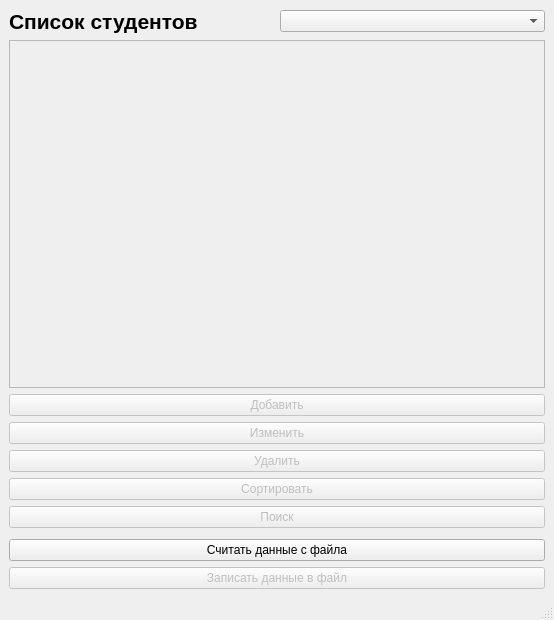
<?xml version="1.0" encoding="UTF-8"?>
<ui version="4.0">
 <class>MainWindow</class>
 <widget class="QMainWindow" name="MainWindow">
  <property name="geometry">
   <rect>
    <x>0</x>
    <y>0</y>
    <width>554</width>
    <height>620</height>
   </rect>
  </property>
  <property name="minimumSize">
   <size>
    <width>0</width>
    <height>620</height>
   </size>
  </property>
  <property name="maximumSize">
   <size>
    <width>1000000</width>
    <height>10000</height>
   </size>
  </property>
  <property name="windowTitle">
   <string>Ведомости успеваемости</string>
  </property>
  <property name="autoFillBackground">
   <bool>false</bool>
  </property>
  <widget class="QWidget" name="centralwidget">
   <layout class="QGridLayout" name="gridLayout">
    <item row="3" column="1" colspan="2">
     <layout class="QVBoxLayout" name="buttons">
      <property name="spacing">
       <number>6</number>
      </property>
      <property name="sizeConstraint">
       <enum>QLayout::SetDefaultConstraint</enum>
      </property>
      <property name="topMargin">
       <number>0</number>
      </property>
      <item>
       <widget class="QPushButton" name="addButton">
        <property name="enabled">
         <bool>false</bool>
        </property>
        <property name="text">
         <string>Добавить</string>
        </property>
        <property name="icon">
         <iconset theme="list-add"/>
        </property>
       </widget>
      </item>
      <item>
       <widget class="QPushButton" name="editButton">
        <property name="enabled">
         <bool>false</bool>
        </property>
        <property name="text">
         <string>Изменить</string>
        </property>
        <property name="icon">
         <iconset theme="accessories-text-editor"/>
        </property>
       </widget>
      </item>
      <item>
       <widget class="QPushButton" name="deleteButton">
        <property name="enabled">
         <bool>false</bool>
        </property>
        <property name="text">
         <string>Удалить</string>
        </property>
        <property name="icon">
         <iconset theme="edit-delete"/>
        </property>
       </widget>
      </item>
      <item>
       <widget class="QPushButton" name="sortButton">
        <property name="enabled">
         <bool>false</bool>
        </property>
        <property name="text">
         <string>Сортировать</string>
        </property>
        <property name="icon">
         <iconset theme="go-bottom"/>
        </property>
       </widget>
      </item>
      <item>
       <widget class="QPushButton" name="findButton">
        <property name="enabled">
         <bool>false</bool>
        </property>
        <property name="text">
         <string>Поиск</string>
        </property>
        <property name="icon">
         <iconset theme="edit-find"/>
        </property>
       </widget>
      </item>
      <item>
       <spacer name="verticalSpacer">
        <property name="orientation">
         <enum>Qt::Vertical</enum>
        </property>
        <property name="sizeType">
         <enum>QSizePolicy::Fixed</enum>
        </property>
        <property name="sizeHint" stdset="0">
         <size>
          <width>20</width>
          <height>5</height>
         </size>
        </property>
       </spacer>
      </item>
      <item>
       <widget class="QPushButton" name="openButton">
        <property name="enabled">
         <bool>true</bool>
        </property>
        <property name="text">
         <string>Считать данные с файла</string>
        </property>
        <property name="icon">
         <iconset theme="document-new"/>
        </property>
       </widget>
      </item>
      <item>
       <widget class="QPushButton" name="saveButton">
        <property name="enabled">
         <bool>false</bool>
        </property>
        <property name="text">
         <string>Записать данные в файл</string>
        </property>
        <property name="icon">
         <iconset theme="document-save-as"/>
        </property>
       </widget>
      </item>
     </layout>
    </item>
    <item row="0" column="2">
     <widget class="QComboBox" name="comboGroups">
      <property name="currentText">
       <string/>
      </property>
      <property name="maxVisibleItems">
       <number>10</number>
      </property>
      <property name="maxCount">
       <number>40</number>
      </property>
      <property name="sizeAdjustPolicy">
       <enum>QComboBox::AdjustToContents</enum>
      </property>
      <property name="duplicatesEnabled">
       <bool>false</bool>
      </property>
     </widget>
    </item>
    <item row="2" column="1" colspan="2">
     <widget class="QListWidget" name="listWidget">
      <property name="enabled">
       <bool>false</bool>
      </property>
     </widget>
    </item>
    <item row="0" column="1">
     <widget class="QLabel" name="label_11">
      <property name="font">
       <font>
        <pointsize>16</pointsize>
        <bold>true</bold>
       </font>
      </property>
      <property name="text">
       <string>Список студентов</string>
      </property>
     </widget>
    </item>
   </layout>
  </widget>
  <widget class="QMenuBar" name="menubar">
   <property name="geometry">
    <rect>
     <x>0</x>
     <y>0</y>
     <width>554</width>
     <height>22</height>
    </rect>
   </property>
  </widget>
  <widget class="QStatusBar" name="statusbar"/>
 </widget>
 <resources/>
 <connections/>
</ui>
